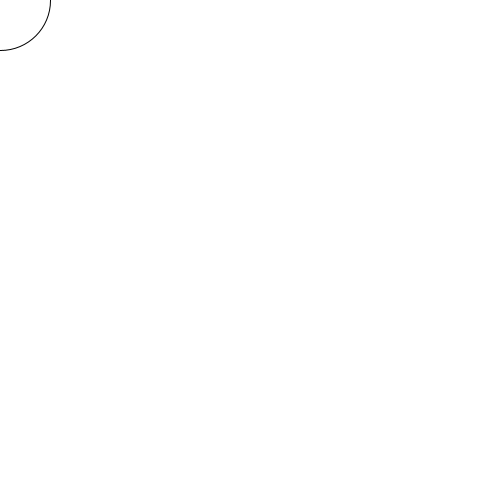
Frame 1 (no input)
Frame 60 (the mouse pressed at the canvas centre just before this capture): blank canvas, image omitted
Frame 120 (the mouse held since frame 60 and released just before this capture): blank canvas, image omitted

The Processing sketch that drew this single still picture (run headless with seeded random() and noise(); from frame 60 on, the mouse is pressed at the canvas centre):

// Processing sketch: Classwork_Sept4_Day2
// ── Classwork_Sept4_Day2.pde
////Calling the "size" function and passing it
////x and y values for width and height
////size(500,500);

////triangle(x1,y1,x2,y2,x3,y3)
////order of x,y pairs do not matter as long as they are in correct order
////hard coded triangle drawing
//triangle(0,0,500,0,250,500);

////triangle drawing using width and height keywords
////the middle from the left to right is width/2
////the middle from top to bottm is height/2
//triangle(0,0,width,0,width/2,height);

////by default ellipseMode is set to CENTER
//ellipse(width/2,height/2,100,100);
//ellipseMode(CORNER);
//ellipse(width/2,height/2,100,100);

////by default rectMode is set to CORNER
//rect(width/2,height/2,100,100);
//rectMode(CENTER);
//rect(width/2,height/2,100,100);

////arc(a,b,c,d,start,stop)
////a = x coordinate of start position
////b = y coordinate of start position
////c = how wide we want it to be
////d = how high we want it to be
////start = the angle we start filling in 
////stop = the angle we stop filling in
////the arc function starts and stops in clockwise direction
////note: our diagram on GitHub is counter clockwise
////half circle on the bottom
//arc(width/2,height/2,100,100,0,PI);

////half cirle on the top
//arc(width/2,height/2,100,100,PI,PI * 2);

////bottom left quarter circle
//arc(width/2,height/2,100,100,PI/2,PI);

////top right quarter circle
//arc(width/2,height/2,100,100,PI*1.5,PI*2);

////3/4 circle [missing bottom right quarter]
//arc(width/2,height/2,100,100,PI/2,PI*2);

//mouseX and mouseY are 2 important keywaords in processing
//these keywords grab the coordinates of wherever your mouse is
//ellipse(mouseX,mouseY,100,100);
//function call looks like this -> functionName();
//function definition looks like this -> returnType functionName(){code goes here}

//some functions we can call in processing with out defining
//they are already defined and available in the language
//ex. size(width,height) or ellipse (x,y,width,height)

//other function are called a certain way by default
//and instead we have to define them
//ex. void setup(){} or void draw (){}

  int x = 0; //defining some integer variable x
  //x = 0 ;// initializing x variable that was defined above
  int y = 0; //defining some integer variable y
  //y = 0 ; //initializing y variable that was defined above 
  //float x = 0; //float is a decimal value
  //float y = 0;
  String name = "Hello";

//always called ONE TIME at the beginning of the program run
void setup () {
  //good place to put things you want to stay the same
  size(500,500);
  //8-bit color
  //one value will give a range 0-255
  //0 being black and 255 being white
  background(255);
}

//called continuiously as the program runs
void draw() {
  background(255);
  ellipse(x,y,100,100);
  //x++; //add one to x
  //y++; //add one to y
  x+= 10;
  y+=10;
  println(name);
}
